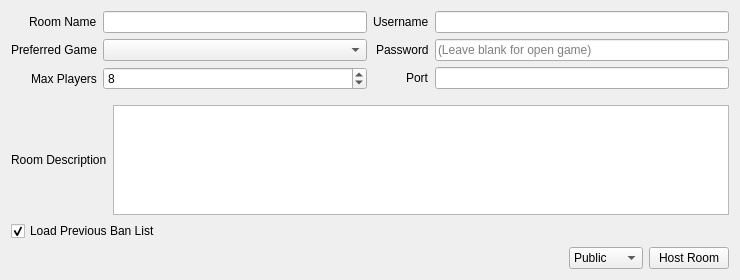
<?xml version="1.0" encoding="UTF-8"?>
<ui version="4.0">
 <class>HostRoom</class>
 <widget class="QWidget" name="HostRoom">
  <property name="geometry">
   <rect>
    <x>0</x>
    <y>0</y>
    <width>740</width>
    <height>280</height>
   </rect>
  </property>
  <property name="windowTitle">
   <string>Create Room</string>
  </property>
  <layout class="QVBoxLayout" name="verticalLayout_3">
   <item>
    <widget class="QWidget" name="settings" native="true">
     <layout class="QHBoxLayout">
      <property name="leftMargin">
       <number>0</number>
      </property>
      <property name="topMargin">
       <number>0</number>
      </property>
      <property name="rightMargin">
       <number>0</number>
      </property>
      <item>
       <layout class="QFormLayout" name="formLayout_2">
        <property name="labelAlignment">
         <set>Qt::AlignRight|Qt::AlignTrailing|Qt::AlignVCenter</set>
        </property>
        <item row="0" column="0">
         <widget class="QLabel" name="label">
          <property name="text">
           <string>Room Name</string>
          </property>
         </widget>
        </item>
        <item row="0" column="1">
         <widget class="QLineEdit" name="room_name">
          <property name="maxLength">
           <number>50</number>
          </property>
         </widget>
        </item>
        <item row="1" column="0">
         <widget class="QLabel" name="label_3">
          <property name="text">
           <string>Preferred Game</string>
          </property>
         </widget>
        </item>
        <item row="1" column="1">
         <widget class="QComboBox" name="game_list">
          <property name="minimumSize">
           <size>
            <width>240</width>
            <height>0</height>
           </size>
          </property>
         </widget>
        </item>
        <item row="2" column="0">
         <widget class="QLabel" name="label_2">
          <property name="text">
           <string>Max Players</string>
          </property>
         </widget>
        </item>
        <item row="2" column="1">
         <widget class="QSpinBox" name="max_player">
          <property name="minimum">
           <number>2</number>
          </property>
          <property name="maximum">
           <number>16</number>
          </property>
          <property name="value">
           <number>8</number>
          </property>
         </widget>
        </item>
       </layout>
      </item>
      <item>
       <layout class="QFormLayout" name="formLayout">
        <property name="labelAlignment">
         <set>Qt::AlignRight|Qt::AlignTrailing|Qt::AlignVCenter</set>
        </property>
        <item row="0" column="1">
         <widget class="QLineEdit" name="username"/>
        </item>
        <item row="0" column="0">
         <widget class="QLabel" name="label_6">
          <property name="text">
           <string>Username</string>
          </property>
         </widget>
        </item>
        <item row="1" column="1">
         <widget class="QLineEdit" name="password">
          <property name="minimumSize">
           <size>
            <width>220</width>
            <height>0</height>
           </size>
          </property>
          <property name="echoMode">
           <enum>QLineEdit::PasswordEchoOnEdit</enum>
          </property>
          <property name="placeholderText">
           <string>(Leave blank for open game)</string>
          </property>
         </widget>
        </item>
        <item row="2" column="1">
         <widget class="QLineEdit" name="port">
          <property name="inputMethodHints">
           <set>Qt::ImhDigitsOnly</set>
          </property>
          <property name="maxLength">
           <number>5</number>
          </property>
         </widget>
        </item>
        <item row="1" column="0">
         <widget class="QLabel" name="label_5">
          <property name="text">
           <string>Password</string>
          </property>
         </widget>
        </item>
        <item row="2" column="0">
         <widget class="QLabel" name="label_4">
          <property name="text">
           <string>Port</string>
          </property>
         </widget>
        </item>
       </layout>
      </item>
     </layout>
    </widget>
   </item>
   <item>
    <layout class="QHBoxLayout" name="horizontalLayout_3">
     <item>
      <widget class="QLabel" name="label_7">
       <property name="text">
        <string>Room Description</string>
       </property>
      </widget>
     </item>
     <item>
      <widget class="QTextEdit" name="room_description"/>
     </item>
    </layout>
   </item>
   <item>
    <layout class="QHBoxLayout">
     <item>
      <widget class="QCheckBox" name="load_ban_list">
       <property name="text">
        <string>Load Previous Ban List</string>
       </property>
       <property name="checked">
        <bool>true</bool>
       </property>
      </widget>
     </item>
    </layout>
   </item>
   <item>
    <layout class="QHBoxLayout" name="horizontalLayout">
     <property name="rightMargin">
      <number>0</number>
     </property>
     <item>
      <spacer name="horizontalSpacer">
       <property name="orientation">
        <enum>Qt::Horizontal</enum>
       </property>
       <property name="sizeHint" stdset="0">
        <size>
         <width>40</width>
         <height>20</height>
        </size>
       </property>
      </spacer>
     </item>
     <item>
      <widget class="QComboBox" name="host_type">
       <item>
        <property name="text">
         <string>Public</string>
        </property>
       </item>
       <item>
        <property name="text">
         <string>Unlisted</string>
        </property>
       </item>
      </widget>
     </item>
     <item>
      <widget class="QPushButton" name="host">
       <property name="text">
        <string>Host Room</string>
       </property>
      </widget>
     </item>
    </layout>
   </item>
  </layout>
 </widget>
 <resources/>
 <connections/>
</ui>
